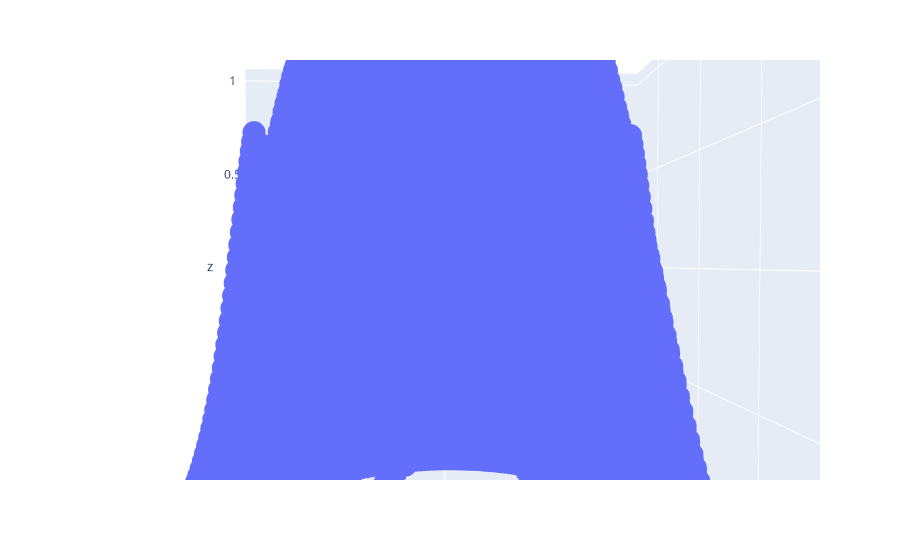

Source (notebook cell):
### Code cell
# 4. Using the given x and y data, generate a 3D surface plot to visualize the function z = sin(sqrt(x^2 + y^2))
x = np.linspace(-5, 5, 100)
y = np.linspace(-5, 5, 100)
x, y = np.meshgrid(x, y)
z = np.sin(np.sqrt(x**2 + y**2))
data = {
    'X': x.flatten(),
    'Y': y.flatten(),
    'Z': z.flatten()
}
df = pd.DataFrame(data)

fig = px.scatter_3d(x = df.X, y = df.Y, z = df.Z)
fig.show()

### Figure 1 — Plotly figure (JSON) as saved in the notebook; plotly's stock layout.template omitted (floating-point values rounded to 4 significant figures; data arrays with more than 128 entries replaced by an {"elided": "..."} marker saying what was removed)
{"data": [{"hovertemplate": "x=%{x}<br>y=%{y}<br>z=%{z}<extra></extra>", "legendgroup": "", "marker": {"color": "#636efa", "symbol": "circle"}, "mode": "markers", "name": "", "scene": "scene", "showlegend": false, "type": "scatter3d", "x": {"elided": "10000 float values"}, "y": {"elided": "10000 float values"}, "z": {"elided": "10000 float values"}}], "layout": {"autosize": true, "legend": {"tracegroupgap": 0}, "margin": {"t": 60}, "scene": {"aspectmode": "auto", "aspectratio": {"x": 1, "y": 1, "z": 1}, "camera": {"center": {"x": 0, "y": 0, "z": 0}, "eye": {"x": -0.8011, "y": 0.02531, "z": 0.01114}, "projection": {"type": "perspective"}, "up": {"x": 0, "y": 0, "z": 1}}, "domain": {"x": [0, 1], "y": [0, 1]}, "xaxis": {"title": {"text": "x"}, "type": "linear"}, "yaxis": {"title": {"text": "y"}, "type": "linear"}, "zaxis": {"title": {"text": "z"}, "type": "linear"}}}}
